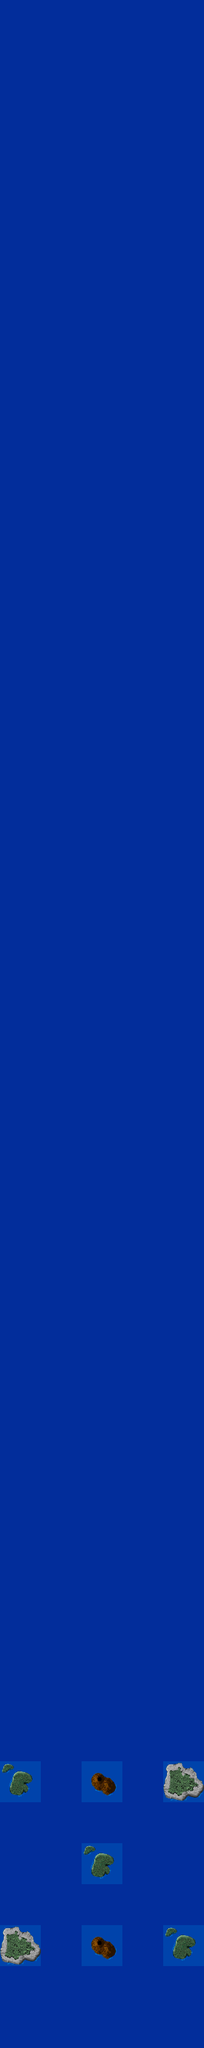

A level layout from a 2D game, rendered from its tile map. Below: a short description, then the map file with tile-grid data replaced by summaries:
An orthogonal 10x100 tile map with 32x32 px tiles, 1 tile layer (tiles) and 3 objects (2x Enemy, Player).

<map version="1.0" tiledversion="1.1.5" orientation="orthogonal" renderorder="right-down" width="10" height="100" tilewidth="32" tileheight="32" infinite="0" backgroundcolor="#022d9b" nextobjectid="15">
    <tileset firstgid="1" source="tiles.tsx" />
 <layer name="tiles" width="10" height="100">
        <data>[1000 cells, 7 non-empty, 3 distinct tile ids]</data>
    </layer>
    <objectgroup name="objects1">
        <object id="12" name="whitePlane" type="Enemy" x="288" y="224" width="65" height="65">
            <properties>
                <property name="height" type="int" value="65" />
                <property name="numFrames" type="int" value="1" />
                <property name="textureID" value="whitePlane" />
                <property name="width" type="int" value="65" />
            </properties>
        </object>
        <object id="13" name="whitePlane" type="Enemy" x="288" y="1504" width="65" height="65">
            <properties>
                <property name="height" type="int" value="65" />
                <property name="numFrames" type="int" value="1" />
                <property name="textureID" value="whitePlane" />
                <property name="width" type="int" value="65" />
            </properties>
        </object>
        <object id="14" name="player" type="Player" x="288" y="1760" width="65" height="65">
            <properties>
                <property name="height" type="int" value="65" />
                <property name="numFrames" type="int" value="3" />
                <property name="textureID" value="plane" />
                <property name="width" type="int" value="65" />
            </properties>
        </object>
    </objectgroup>
</map>
